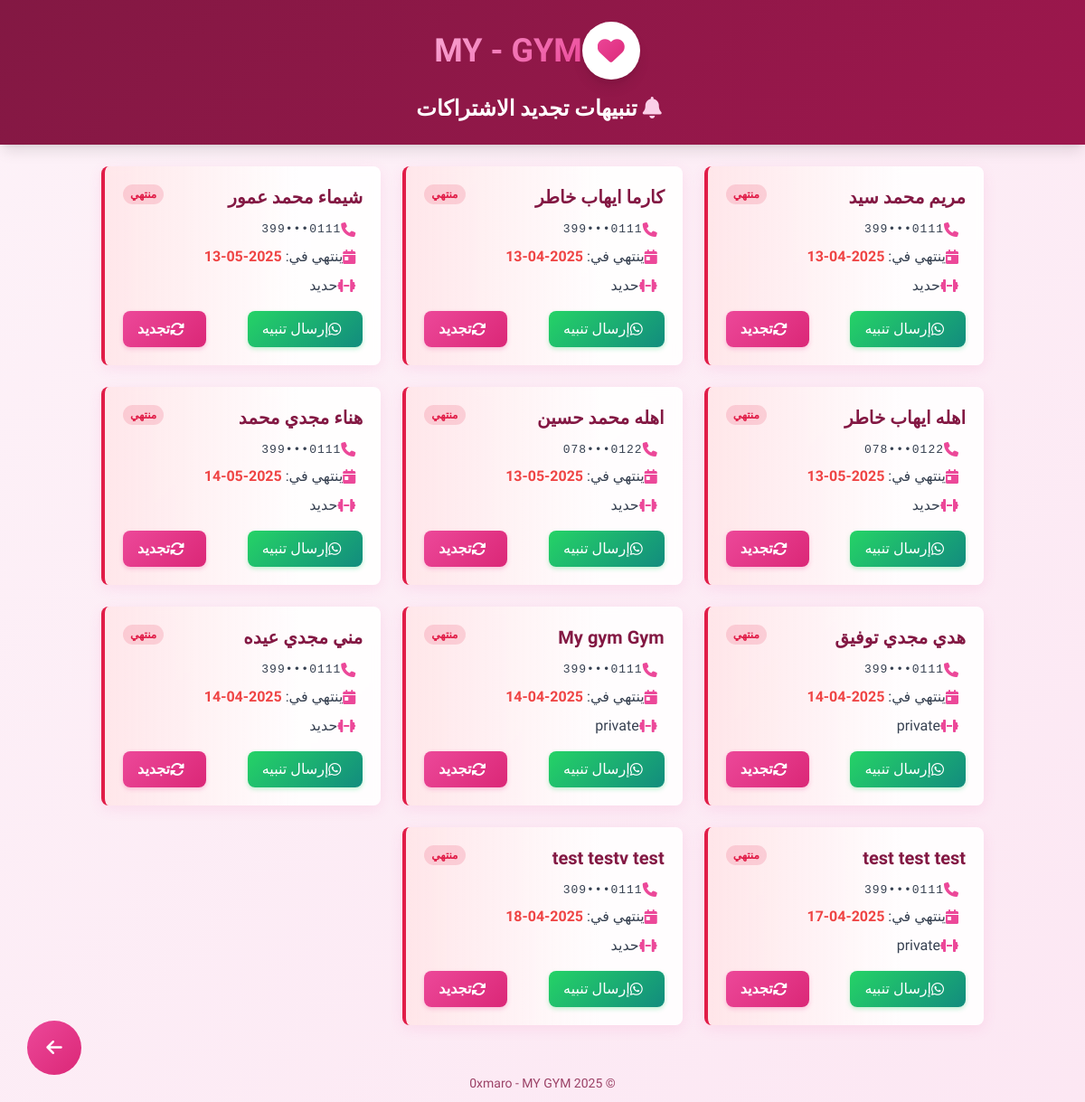
Screenshot of /massagew.php (signed in) with the database file from the repository.
### tables this page shows
CREATE TABLE `womembers` (
  `id` int NOT NULL AUTO_INCREMENT,
  `first_name` varchar(50) DEFAULT NULL,
  `middle_name` varchar(50) DEFAULT NULL,
  `last_name` varchar(50) DEFAULT NULL,
  `phone` varchar(11) DEFAULT NULL,
  `subscription_type` enum('حديد','اجهزه','private') DEFAULT NULL,
  `subscription_duration` enum('شهر','3 شهور','6 شهور','سنة') DEFAULT NULL,
  `age` int DEFAULT NULL,
  `start_date` date DEFAULT NULL,
  `end_date` date DEFAULT NULL,
  `coach_name` varchar(100) DEFAULT NULL,
  `notes` text,
  `previous_coach_name` varchar(100) DEFAULT NULL,
  `renewed_by` varchar(100) DEFAULT NULL,
  `renewed_at` datetime DEFAULT NULL,
  `notified_before_expiry` tinyint(1) DEFAULT '0',
  PRIMARY KEY (`id`)
);

### massagew.php (the view, shortened to what this page needs)
<?php
$conn = new mysqli("localhost", "root", "root", "mygym");
$today = new DateTime();
$min = clone $today;
$max = clone $today;
$min->modify('+1 day');
$max->modify('+4 days');
$min_date = $min->format('Y-m-d');
$max_date = $max->format('Y-m-d');
$today_date = $today->format('Y-m-d');
$sql = "SELECT *, DATE_FORMAT(end_date, '%Y-%m-%d') as formatted_end_date FROM womembers WHERE (end_date BETWEEN '$min_date' AND '$max_date' OR end_date < '$today_date') AND notified_before_expiry = 0";
$result = $conn->query($sql);
?>
<!DOCTYPE html>
<html lang="ar" dir="rtl">
<head>
    <script src="https://cdn.tailwindcss.com"></script>
    <link rel="stylesheet" href="https://cdnjs.cloudflare.com/ajax/libs/font-awesome/6.4.0/css/all.min.css">
</head>
<body class="text-gray-800">
<header class="header-gradient p-6 shadow-lg">
        <div class="container mx-auto flex flex-col items-center">
            <div class="flex items-center mb-4">
                <div class="h-16 w-16 rounded-full bg-white shadow-lg flex items-center justify-center mr-3">
                    <i class="fas fa-heart text-3xl"
                        style="background: linear-gradient(135deg, var(--accent) 0%, var(--accent-dark) 100%); -webkit-background-clip: text; -webkit-text-fill-color: transparent;"></i>
                </div>
                <h1 class="text-4xl font-extrabold logo-container">MY<span class="text-white"> - GYM</span></h1>
            </div>
            <h2 class="text-2xl font-bold text-center text-white">
                <i class="fas fa-bell text-pink-200 mr-2"></i> تنبيهات تجديد الاشتراكات
            </h2>
        </div>
    </header>
    <main class="flex-grow p-6 container mx-auto">
        <div class="grid grid-cols-1 sm:grid-cols-2 lg:grid-cols-3 gap-6">
            <?php if ($result->num_rows > 0): ?>
                <?php while ($row = $result->fetch_assoc()): ?>
                    <?php
                    $is_expired = (strtotime($row['formatted_end_date']) < strtotime($today_date));
                    $phone = $row['phone'];
                    $masked_phone = substr($phone, 0, 4) . '•••' . substr($phone, -3);
                    $msg = "🌸 تنبيه من MY GYM للسيدات 🌸\n\nعزيزتي " . $row['first_name'] . "،\nاشتراكك سينتهي قريباً بتاريخ " . $row['formatted_end_date'] . "\n\nنرجو تجديد الاشتراك للاستمرار في الاستفادة من خدماتنا\n\nمع تمنياتنا لكِ بدوام الصحة والجمال 💖";
                    $wa_link = "https://wa.me/2" . $phone . "?text=" . urlencode($msg);
                    ?>
                    <div id="card-<?= $row['id'] ?>" class="card <?= $is_expired ? 'expired-card' : '' ?> rounded-lg p-5">
                        <div class="flex justify-between items-start mb-3">
                            <h3 class="text-xl font-bold" style="color: var(--primary);">
                                <?= $row['first_name'] . ' ' . $row['middle_name'] . ' ' . $row['last_name'] ?>
                            </h3>
                            <span class="status-badge <?= $is_expired ? 'expired-badge' : 'active-badge' ?>">
                                <?= $is_expired ? 'منتهي' : 'قريب' ?>
                            </span>
                        </div>
                        <div class="space-y-2 text-gray-700 mb-4">
                            <div class="flex items-center">
                                <i class="fas fa-phone mr-2" style="color: var(--accent);"></i>
                                <span class="masked-phone"><?= $masked_phone ?></span>
                            </div>
                            <div class="flex items-center">
                                <i class="fas fa-calendar-day mr-2" style="color: var(--accent);"></i>
                                <span>ينتهي في: <span
                                        class="font-bold <?= $is_expired ? 'text-red-500' : 'text-pink-500' ?>"><?= $row['formatted_end_date'] ?></span></span>
                            </div>
                            <div class="flex items-center">
                                <i class="fas fa-dumbbell mr-2" style="color: var(--accent);"></i>
                                <span><?= $row['subscription_type'] ?></span>
                            </div>
                        </div>
                        <div class="flex justify-between">
                            <a href="<?= $wa_link ?>" target="_blank" onclick="hideCard(<?= $row['id'] ?>)"
                                class="btn-whatsapp text-white px-4 py-2 rounded-lg flex items-center">
                                <i class="fab fa-whatsapp mr-2"></i> إرسال تنبيه
                            </a>
                            <a href="reneww.php?id=<?= $row['id'] ?>"
                                class="btn-primary text-white font-bold px-4 py-2 rounded-lg flex items-center">
                                <i class="fas fa-sync-alt mr-2"></i> تجديد
                            </a>
                        </div>
                    </div>
                <?php endwhile; ?>
            <?php endif; ?>
        </div>
    </main>
    <div class="copyright">
        © 2025 0xmaro - MY GYM
    </div>
    <a href="wcoach.php" class="floating-btn"
        style="background: linear-gradient(135deg, var(--accent) 0%, var(--accent-dark) 100%);">
        <i class="fas fa-arrow-left text-xl text-white"></i>
    </a>
</body>
</html>

### massagew.php (style rules this page uses)
:root { --primary: #831843; --secondary: #9d174d; --accent: #ec4899; --accent-dark: #db2777; --danger: #e11d48; --success: #059669; --dark: #500724; --light: #fdf2f8; }
body { font-family: 'Tajawal', sans-serif; background: linear-gradient(135deg, var(--light) 0%, #fce7f3 100%); min-height: 100vh; }
.header-gradient { background: linear-gradient(135deg, var(--primary) 0%, var(--secondary) 100%); box-shadow: 0 4px 20px rgba(0, 0, 0, 0.15); }
.card { background: rgba(255, 255, 255, 0.9); border-left: 4px solid var(--accent); transition: all 0.3s cubic-bezier(0.4, 0, 0.2, 1); box-shadow: 0 4px 15px rgba(236, 72, 153, 0.1); animation: cardEntrance 0.8s ease-out both; backdrop-filter: blur(4px); }
.expired-card { border-left: 4px solid var(--danger); background: linear-gradient(90deg, rgba(255, 228, 230, 0.8) 0%, rgba(255, 255, 255, 0.9) 70%); }
.btn-whatsapp { background: linear-gradient(135deg, #25D366 0%, #128C7E 100%); transition: all 0.3s ease; box-shadow: 0 2px 5px rgba(37, 211, 102, 0.3); }
.btn-primary { background: linear-gradient(135deg, var(--accent) 0%, var(--accent-dark) 100%); transition: all 0.3s ease; box-shadow: 0 2px 5px rgba(236, 72, 153, 0.3); }
.floating-btn { position: fixed; bottom: 30px; left: 30px; width: 60px; height: 60px; border-radius: 50%; display: flex; align-items: center; justify-content: center; z-index: 100; animation: pulse 2s infinite; }
.status-badge { padding: 2px 8px; border-radius: 12px; font-size: 12px; font-weight: bold; text-transform: uppercase; }
.expired-badge { background-color: rgba(225, 29, 72, 0.15); color: var(--danger); }
.masked-phone { font-family: monospace; letter-spacing: 1px; }
.copyright { text-align: center; padding: 10px; color: var(--primary); font-size: 14px; margin-top: 20px; opacity: 0.8; }
.logo-container { background: linear-gradient(135deg, #f9a8d4 0%, var(--accent) 100%); -webkit-background-clip: text; -webkit-text-fill-color: transparent; }

### rows the page displays
womembers: first_name "مريم", middle_name "محمد", last_name "سيد", phone "0111•••399", formatted_end_date "2025-04-13", subscription_type "حديد"
womembers: first_name "كارما", middle_name "ايهاب", last_name "خاطر", phone "0111•••399", formatted_end_date "2025-04-13", subscription_type "حديد"
womembers: first_name "شيماء", middle_name "محمد", last_name "عمور", phone "0111•••399", formatted_end_date "2025-05-13", subscription_type "حديد"
womembers: first_name "اهله", middle_name "ايهاب", last_name "خاطر", phone "0122•••078", formatted_end_date "2025-05-13", subscription_type "حديد"
womembers: first_name "اهله", middle_name "محمد", last_name "حسين", phone "0122•••078", formatted_end_date "2025-05-13", subscription_type "حديد"
womembers: first_name "هناء", middle_name "مجدي", last_name "محمد", phone "0111•••399", formatted_end_date "2025-05-14", subscription_type "حديد"
womembers: first_name "هدي", middle_name "مجدي", last_name "توفيق", phone "0111•••399", formatted_end_date "2025-04-14", subscription_type "private"
womembers: first_name "My", middle_name "gym", last_name "Gym", phone "0111•••399", formatted_end_date "2025-04-14", subscription_type "private"
womembers: first_name "مني", middle_name "مجدي", last_name "عيده", phone "0111•••399", formatted_end_date "2025-04-14", subscription_type "حديد"
womembers: first_name "test", middle_name "test", last_name "test", phone "0111•••399", formatted_end_date "2025-04-17", subscription_type "private"
womembers: first_name "test", middle_name "testv", last_name "test", phone "0111•••309", formatted_end_date "2025-04-18", subscription_type "حديد"
